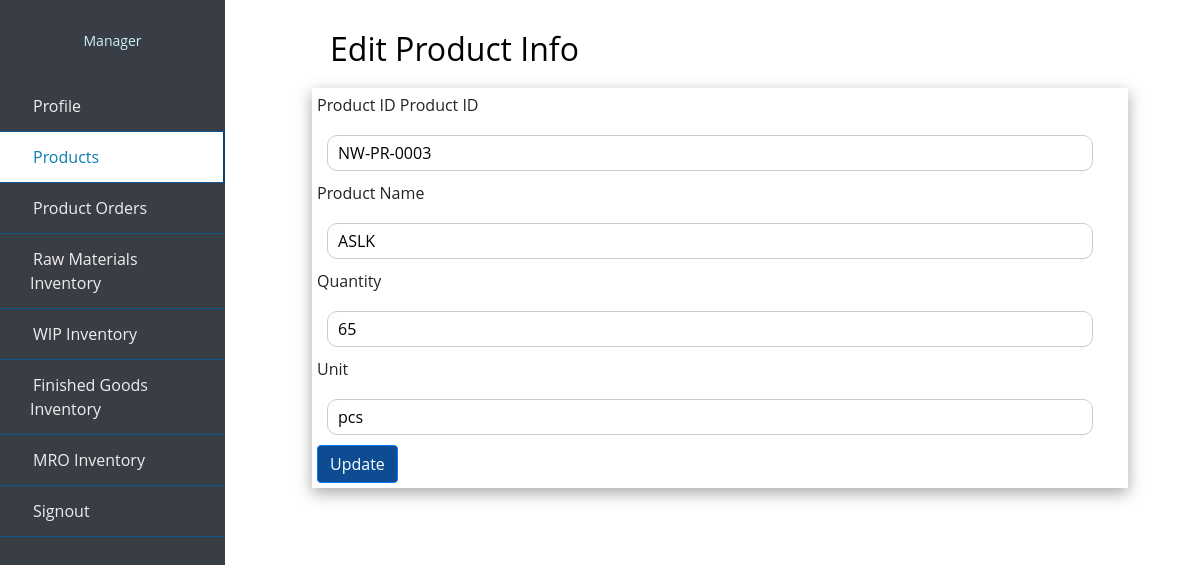
Screenshot of /edit_manager_products.php?editid=NW-PR-0003 with the database file from the repository.
### tables this page shows
CREATE TABLE `products` (
  `product_id` varchar(10) NOT NULL,
  `product_name` varchar(50) NOT NULL,
  `quantity` int(10) NOT NULL,
  `unit` varchar(10) NOT NULL
);

### edit_manager_products.php (the view, shortened to what this page needs)
<?php
include 'partial/dbconnect.php';
if(isset($_GET['editid'])){
$product_id=$_GET['editid'];
$sql="SELECT * FROM `products` WHERE product_id = '$product_id'";
$result=$conn->query($sql);
$data=$result->fetch_assoc();
}
?>
<!doctype html>
<html lang="en">
  <head>
    <link rel="stylesheet" href="https://stackpath.bootstrapcdn.com/bootstrap/4.4.1/css/bootstrap.min.css">
    <link rel="stylesheet" href="style.css">
    <link rel="stylesheet" href="https://cdn.jsdelivr.net/npm/bootstrap-icons@1.7.2/font/bootstrap-icons.css">
  </head>
  <body>
  <div class="wrapper">
        <div class="sidebar">
            <div class="profile">
            <p>Manager</p>
            </div>
            <ul>
                <li>
                    <a href="manager_profile.php">
                        <span class="item">Profile</span>
                    </a>
                </li>
                <li>
                    <a href="manager_products.php" class="active">
                        <span class="item">Products</span>
                    </a>
                </li>
                <li>
                    <a href="manager_porders.php">
                        <span class="item">Product Orders</span>
                    </a>
                </li>
                <li>
                    <a href="manager_rawmaterials.php">
                        <span class="item">Raw Materials Inventory</span>
                    </a>
                </li>
                <li>
                    <a href="manager_wip.php">
                        <span class="item">WIP Inventory</span>
                    </a>
                </li>
                <li>
                    <a href="manager_finishedg.php">
                        <span class="item">Finished Goods Inventory</span>
                    </a>
                </li>
                <li>
                    <a href="manager_mro.php">
                        <span class="item">MRO Inventory</span>
                    </a>
                </li>
                <li>
                        <a href="/project/logout.php"><span class="item">Signout</span></a>
                </li>
  </ul>
       </div>
</div>
<div class="content">
<h2 class="heading">Edit Product Info</h2>
<div class="box">
<div>
  <form action="manager_modify.php?editid=<?= $product_id ?>" method="post">
   <label>Product ID</label>
   <label>Product ID</label>
    <input type="text"  name="product_id" placeholder="Product ID" value="<?= $data['product_id']?>">
    <br>
    <label>Product Name</label>
    <input type="text"  name="product_name" placeholder="Product name" value="<?= $data['product_name']?>">
    <br>
    <label>Quantity</label>
    <input type="text"  name="quantity" placeholder="Quantity" value="<?= $data['quantity']?>">
    <br>
    <label>Unit</label>
    <br>
    <input type="text"  name="unit" placeholder="Unit" value="<?= $data['unit']?>">
    <br>
    <button type="submit" class="btn btn-primary" name="update">Update</button>
  </form>
  </div>
</div>
</div>
</body>
</html>

### style.css (style rules this page uses)
h2 { color: #8EC3B0; }
.item { padding: 3px; text-align: center; }
.wrapper .sidebar { background:#393E46; position: fixed; top: 0; left: 0; width: 225px; height: 100%; padding: 20px 0; transition: all 0.5s ease; }
.wrapper .sidebar .profile { margin-bottom: 30px; text-align: center; }
.wrapper .sidebar .profile p { color: rgb(206, 240, 253); font-size: 14px; }
.wrapper .sidebar ul li a { display: block; padding: 13px 30px; border-bottom: 1px solid #10558d; color: rgb(241, 237, 237); font-size: 16px; position: relative; }
.wrapper .sidebar ul li a:hover, .wrapper .sidebar ul li a.active { color: #0c7db1; background:white; border-right: 2px solid rgb(5, 68, 104); }
.wrapper .sidebar ul li a:hover:before, .wrapper .sidebar ul li a.active:before { display: block; }
.content { border: 1px; background-color: #FEFCF3 ; margin-top: 80px; margin-bottom: 60px; margin-right: 20px; margin-left: 250px; }

### edit_manager_products.php (style rules this page uses)
.content { border: 1px; margin-top: 30px; margin-bottom: 60px; margin-right: 0px; margin-left: 240px; word-wrap: break-word; background-color:white; }
* { list-style: none; text-decoration: none; margin: 0; padding: 0; box-sizing: border-box; font-family: 'Open Sans', sans-serif; }
.content .box { padding: 5px; width: 85%; box-shadow: rgba(0, 0, 0, 0.35) 0px 5px 15px; display: block; margin-left: auto; margin-right: auto; }
input[type=text], select { width: 95%; padding: 5px 10px; margin-top: 10px; margin-bottom: 10px; margin-right: 0px; margin-left: 10px; display: inline-block; border: 1px solid #ccc; border-radius: 10px; box-sizing: border-box; }
.heading { margin-left: 90px; color: black; margin-bottom: 20px; }
.btn-primary, .btn-primary:hover, .btn-primary:active, .btn-primary:visited { background-color: #0D4C92; }

### rows the page displays
products: product_id "NW-PR-0003", product_name "ASLK", quantity "65", unit "pcs"
